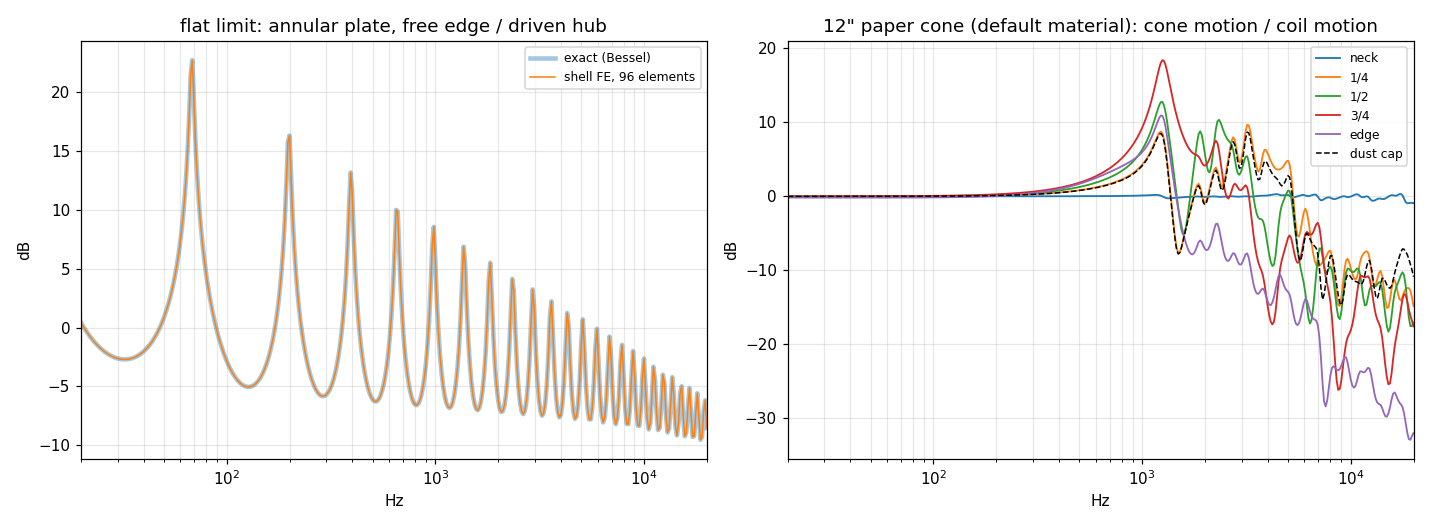

Write the Python code that produced this figure.
#!/usr/bin/env python3
"""Cone breakup model (core/acoustic/Cone.h via build/cone_check) checks.

  1. flat limit: a driven annular plate (inner edge clamped to the moving coil,
     outer edge free) against the exact Bessel-function solution
       w = A J0(br) + B Y0(br) + C I0(br) + D K0(br),  b^4 = rho h w^2 / D(1 + j eta)
  1b. flat limit, in-plane: the annulus driven radially at the hub (membrane
     terms) against the exact solution u = A J1(kr) + B Y1(kr),
     k^2 = rho (1 - v^2) w^2 / E(1 + j eta), free edge: du/dr + v u/r = 0
  2. rigid limit: a very stiff cone moves as a piston (T -> 1)
  3. mesh convergence on the real cone
  then plots T(f) across the real cone.

  python3 cone.py [--plot out.png]
"""
import argparse, os, subprocess
import numpy as np
from scipy.special import jv, yv, iv, kv

HERE = os.path.dirname(os.path.abspath(__file__))
TOOL = os.path.join(HERE, "..", "..", "build", "cone_check")


MAT = ["E", 2.0e9, "rho", 500, "h", 0.4e-3, "nu", 0.3, "eta", 0.04]   # the exact checks' material


def run(*args):
    r = subprocess.run([TOOL, *map(str, MAT), *map(str, args)], capture_output=True, text=True, check=True)
    d = np.array([[float(x) for x in ln.split()] for ln in r.stdout.strip().splitlines()])
    f = d[:, 0]
    T = d[:, 1:11:2] + 1j * d[:, 2:12:2]
    cap = d[:, 11] + 1j * d[:, 12]
    return f, T, cap, r.stderr


def plate_exact(f, a, b, h, rho, E, nu, eta):
    """outer-edge / inner-edge displacement of an annular plate, inner clamped and driven, outer free"""
    D = E * h ** 3 / (12 * (1 - nu ** 2)) * (1 + 1j * eta)
    out = []
    for fq in f:
        w = 2 * np.pi * fq
        be = (rho * h * w ** 2 / D) ** 0.25
        def funcs(r):
            x = be * r
            J0, J1, Y0, Y1 = jv(0, x), jv(1, x), yv(0, x), yv(1, x)
            I0, I1, K0, K1 = iv(0, x), iv(1, x), kv(0, x), kv(1, x)
            val = np.array([J0, Y0, I0, K0])
            d1 = np.array([-be * J1, -be * Y1, be * I1, -be * K1])
            d2 = np.array([-be ** 2 * J0 + be / r * J1, -be ** 2 * Y0 + be / r * Y1,
                           be ** 2 * I0 - be / r * I1, be ** 2 * K0 + be / r * K1])
            # d/dr of the Laplacian: Lap = -b^2 (A J0 + B Y0) + b^2 (C I0 + D K0)
            d3 = np.array([-be ** 2 * (-be * J1), -be ** 2 * (-be * Y1), be ** 2 * (be * I1), be ** 2 * (-be * K1)])
            return val, d1, d2, d3
        vb, d1b, _, _ = funcs(b)
        _, d1a, d2a, d3a = funcs(a)
        M = np.array([vb, d1b, d2a + nu * d1a / a, d3a])
        rhs = np.array([1, 0, 0, 0], dtype=complex)
        coef = np.linalg.solve(M, rhs)
        va, _, _, _ = funcs(a)
        out.append(va @ coef)
    return np.array(out)


def inplane_exact(f, a, b, rho, E, nu, eta):
    """outer-edge radial displacement of an annulus whose hub moves radially by 1, outer edge free"""
    Ec = E * (1 + 1j * eta)
    out = []
    for fq in f:
        k = np.sqrt(rho * (1 - nu ** 2) * (2 * np.pi * fq) ** 2 / Ec)
        def u(r):
            return np.array([jv(1, k * r), yv(1, k * r)])
        def dur(r):   # d/dr J1(kr) = k (J0 - J1/(kr))
            x = k * r
            return np.array([k * (jv(0, x) - jv(1, x) / x), k * (yv(0, x) - yv(1, x) / x)])
        M = np.array([u(b), dur(a) + nu * u(a) / a])
        c = np.linalg.solve(M, np.array([1, 0], dtype=complex))
        out.append(u(a) @ c)
    return np.array(out)


def db(x):
    return 20 * np.log10(np.maximum(np.abs(x), 1e-12))


def main():
    ap = argparse.ArgumentParser()
    ap.add_argument("--plot")
    a = ap.parse_args()
    E, rho, h, nu, eta = 2.0e9, 500, 0.4e-3, 0.3, 0.04
    print("1. flat limit: driven annular plate (b = 22 mm, a = 130 mm), outer/inner displacement vs exact")
    for ne in [24, 48, 96]:
        f, T, _, _ = run("--flat", "--elements", ne, "--f1", 20, "--f2", 20000, "--points", 300)
        ex = plate_exact(f, 0.13, 0.022, h, rho, E, nu, eta)
        err = np.abs(db(T[:, 4]) - db(ex))
        band = db(ex) > -30
        print(f"   {ne:3d} elements: max {err[band].max():.3f} dB (where > -30 dB), "
              f"below 5 kHz {err[band & (f < 5000)].max():.4f} dB")
    print("\n1b. flat limit, in-plane (membrane): hub driven radially, edge radial displacement vs exact")
    r = subprocess.run([TOOL, *map(str, MAT), "--flat", "--radial", "--f1", "100", "--f2", "20000", "--points", "300"],
                       capture_output=True, text=True, check=True).stdout
    d = np.array([[float(x) for x in ln.split()] for ln in r.strip().splitlines()])
    ex = inplane_exact(d[:, 0], 0.13, 0.022, rho, E, nu, eta)
    fe = d[:, 1] + 1j * d[:, 2]
    band = db(ex) > -30
    print(f"   96 elements: max {np.max(np.abs(db(fe) - db(ex))[band]):.3f} dB, first in-plane resonance "
          f"{d[np.argmax(np.abs(ex)), 0]:.0f} Hz (exact) / {d[np.argmax(np.abs(fe)), 0]:.0f} Hz (model)")
    print("\n2. rigid limit: max |T - 1| over 20 Hz - 20 kHz shrinks as 1/E (a stiffer cone's modes move up)")
    for Ex in [1e12, 1e14, 1e16]:
        f, T, cap, _ = run("E", Ex, "--points", 60)
        print(f"   E = {Ex:.0e}: {np.max(np.abs(T - 1)):.2e} (cone), {np.max(np.abs(cap - 1)):.2e} (dust cap)")
    print("\n3. mesh convergence, real cone: mid-cone and edge T vs 384 elements (default 96)")
    f, Tref, _, _ = run("--elements", 384, "--points", 200)
    for ne in [48, 96, 192]:
        f, T, _, _ = run("--elements", ne, "--points", 200)
        print(f"   {ne:3d} elements: max {np.max(np.abs(db(T[:, 2]) - db(Tref[:, 2]))[f < 10000]):.3f} dB mid-cone, "
              f"{np.max(np.abs(db(T[:, 4]) - db(Tref[:, 4]))[f < 10000]):.3f} dB edge (below 10 kHz)")

    if a.plot:
        import matplotlib
        matplotlib.use("Agg")
        import matplotlib.pyplot as plt
        fig, ax = plt.subplots(1, 2, figsize=(13, 4.8))
        f, T, _, _ = run("--flat", "--elements", 96, "--points", 400)
        ex = plate_exact(f, 0.13, 0.022, h, rho, E, nu, eta)
        ax[0].semilogx(f, db(ex), lw=3, alpha=0.4, label="exact (Bessel)")
        ax[0].semilogx(f, db(T[:, 4]), lw=1, label="shell FE, 96 elements")
        ax[0].set_title("flat limit: annular plate, free edge / driven hub")
        r = subprocess.run([TOOL, "--points", "400"], capture_output=True, text=True, check=True).stdout
        d = np.array([[float(x) for x in ln.split()] for ln in r.strip().splitlines()])
        f, T, cap = d[:, 0], d[:, 1:11:2] + 1j * d[:, 2:12:2], d[:, 11] + 1j * d[:, 12]
        labels = ["neck", "1/4", "1/2", "3/4", "edge"]
        for k in range(5):
            ax[1].semilogx(f, db(T[:, k]), lw=1.2, label=labels[k])
        ax[1].semilogx(f, db(cap), "k--", lw=1, label="dust cap")
        ax[1].set_title('12" paper cone (default material): cone motion / coil motion')
        for x in ax:
            x.grid(alpha=0.3, which="both"); x.legend(fontsize=8); x.set_xlabel("Hz"); x.set_ylabel("dB")
            x.set_xlim(20, 20000)
        fig.tight_layout()
        fig.savefig(a.plot, dpi=110)


if __name__ == "__main__":
    main()
